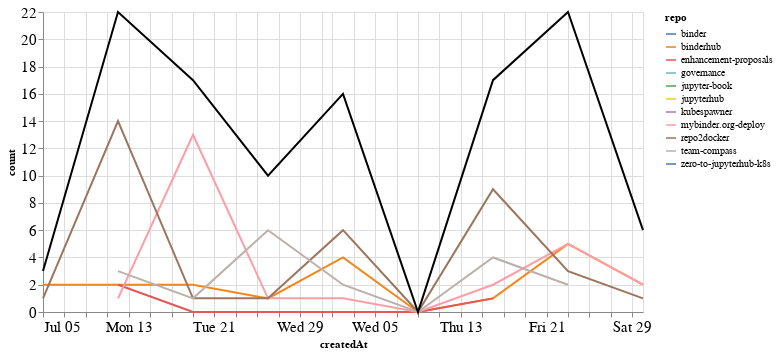

The notebook cell this image was saved under:
### Markdown cell above
## Comments

### Code cell
comments_time = comments.groupby('repo').resample('W', on='createdAt').count()['author'].reset_index()
comments_time = comments_time.rename(columns={'author': 'count'})
comments_time_total = comments_time.groupby('createdAt').agg({"count": "sum"}).reset_index()
ch1 = alt.Chart(comments_time, width=600).mark_line().encode(
    x='createdAt',
    y='count',
    color='repo',
    tooltip="repo"
)

ch2 = alt.Chart(comments_time_total, width=600).mark_line(color="black").encode(
    x='createdAt',
    y='count',
)

ch1 + ch2

### Figure 1 — Vega-Lite specification as saved in the notebook (floating-point values rounded to 4 significant figures)
{"config": {"axisLeft": {"labelFontSize": 15}, "axisBottom": {"labelFontSize": 15}}, "layer": [{"data": {"name": "data-d4f747fc33e2a21a37797976638a088d"}, "mark": "line", "encoding": {"color": {"type": "nominal", "field": "repo"}, "tooltip": {"type": "nominal", "field": "repo"}, "x": {"type": "temporal", "field": "createdAt"}, "y": {"type": "quantitative", "field": "count"}}, "width": 600}, {"data": {"name": "data-1e0e19ad45e2b2659316b1518bd7bad7"}, "mark": {"type": "line", "color": "black"}, "encoding": {"x": {"type": "temporal", "field": "createdAt"}, "y": {"type": "quantitative", "field": "count"}}, "width": 600}], "$schema": "https://vega.github.io/schema/vega-lite/v4.8.1.json", "datasets": {"data-d4f747fc33e2a21a37797976638a088d": [{"repo": "binder", "createdAt": "2020-08-23T00:00:00", "count": 1}, {"repo": "binderhub", "createdAt": "2020-07-05T00:00:00", "count": 2}, {"repo": "binderhub", "createdAt": "2020-07-12T00:00:00", "count": 2}, {"repo": "binderhub", "createdAt": "2020-07-19T00:00:00", "count": 2}, {"repo": "binderhub", "createdAt": "2020-07-26T00:00:00", "count": 1}, {"repo": "binderhub", "createdAt": "2020-08-02T00:00:00", "count": 4}, {"repo": "binderhub", "createdAt": "2020-08-09T00:00:00", "count": 0}, {"repo": "binderhub", "createdAt": "2020-08-16T00:00:00", "count": 1}, {"repo": "binderhub", "createdAt": "2020-08-23T00:00:00", "count": 5}, {"repo": "binderhub", "createdAt": "2020-08-30T00:00:00", "count": 2}, {"repo": "enhancement-proposals", "createdAt": "2020-07-12T00:00:00", "count": 2}, {"repo": "enhancement-proposals", "createdAt": "2020-07-19T00:00:00", "count": 0}, {"repo": "enhancement-proposals", "createdAt": "2020-07-26T00:00:00", "count": 0}, {"repo": "enhancement-proposals", "createdAt": "2020-08-02T00:00:00", "count": 0}, {"repo": "enhancement-proposals", "createdAt": "2020-08-09T00:00:00", "count": 0}, {"repo": "enhancement-proposals", "createdAt": "2020-08-16T00:00:00", "count": 1}, {"repo": "governance", "createdAt": "2020-08-23T00:00:00", "count": 2}, {"repo": "jupyter-book", "createdAt": "2020-08-30T00:00:00", "count": 1}, {"repo": "jupyterhub", "createdAt": "2020-08-23T00:00:00", "count": 4}, {"repo": "kubespawner", "createdAt": "2020-07-26T00:00:00", "count": 1}, {"repo": "mybinder.org-deploy", "createdAt": "2020-07-12T00:00:00", "count": 1}, {"repo": "mybinder.org-deploy", "createdAt": "2020-07-19T00:00:00", "count": 13}, {"repo": "mybinder.org-deploy", "createdAt": "2020-07-26T00:00:00", "count": 1}, {"repo": "mybinder.org-deploy", "createdAt": "2020-08-02T00:00:00", "count": 1}, {"repo": "mybinder.org-deploy", "createdAt": "2020-08-09T00:00:00", "count": 0}, {"repo": "mybinder.org-deploy", "createdAt": "2020-08-16T00:00:00", "count": 2}, {"repo": "mybinder.org-deploy", "createdAt": "2020-08-23T00:00:00", "count": 5}, {"repo": "mybinder.org-deploy", "createdAt": "2020-08-30T00:00:00", "count": 2}, {"repo": "repo2docker", "createdAt": "2020-07-05T00:00:00", "count": 1}, {"repo": "repo2docker", "createdAt": "2020-07-12T00:00:00", "count": 14}, {"repo": "repo2docker", "createdAt": "2020-07-19T00:00:00", "count": 1}, {"repo": "repo2docker", "createdAt": "2020-07-26T00:00:00", "count": 1}, {"repo": "repo2docker", "createdAt": "2020-08-02T00:00:00", "count": 6}, {"repo": "repo2docker", "createdAt": "2020-08-09T00:00:00", "count": 0}, {"repo": "repo2docker", "createdAt": "2020-08-16T00:00:00", "count": 9}, {"repo": "repo2docker", "createdAt": "2020-08-23T00:00:00", "count": 3}, {"repo": "repo2docker", "createdAt": "2020-08-30T00:00:00", "count": 1}, {"repo": "team-compass", "createdAt": "2020-07-12T00:00:00", "count": 3}, {"repo": "team-compass", "createdAt": "2020-07-19T00:00:00", "count": 1}, {"repo": "team-compass", "createdAt": "2020-07-26T00:00:00", "count": 6}, {"repo": "team-compass", "createdAt": "2020-08-02T00:00:00", "count": 2}, {"repo": "team-compass", "createdAt": "2020-08-09T00:00:00", "count": 0}, {"repo": "team-compass", "createdAt": "2020-08-16T00:00:00", "count": 4}, {"repo": "team-compass", "createdAt": "2020-08-23T00:00:00", "count": 2}, {"repo": "zero-to-jupyterhub-k8s", "createdAt": "2020-08-02T00:00:00", "count": 3}], "data-1e0e19ad45e2b2659316b1518bd7bad7": [{"createdAt": "2020-07-05T00:00:00", "count": 3}, {"createdAt": "2020-07-12T00:00:00", "count": 22}, {"createdAt": "2020-07-19T00:00:00", "count": 17}, {"createdAt": "2020-07-26T00:00:00", "count": 10}, {"createdAt": "2020-08-02T00:00:00", "count": 16}, {"createdAt": "2020-08-09T00:00:00", "count": 0}, {"createdAt": "2020-08-16T00:00:00", "count": 17}, {"createdAt": "2020-08-23T00:00:00", "count": 22}, {"createdAt": "2020-08-30T00:00:00", "count": 6}]}}
